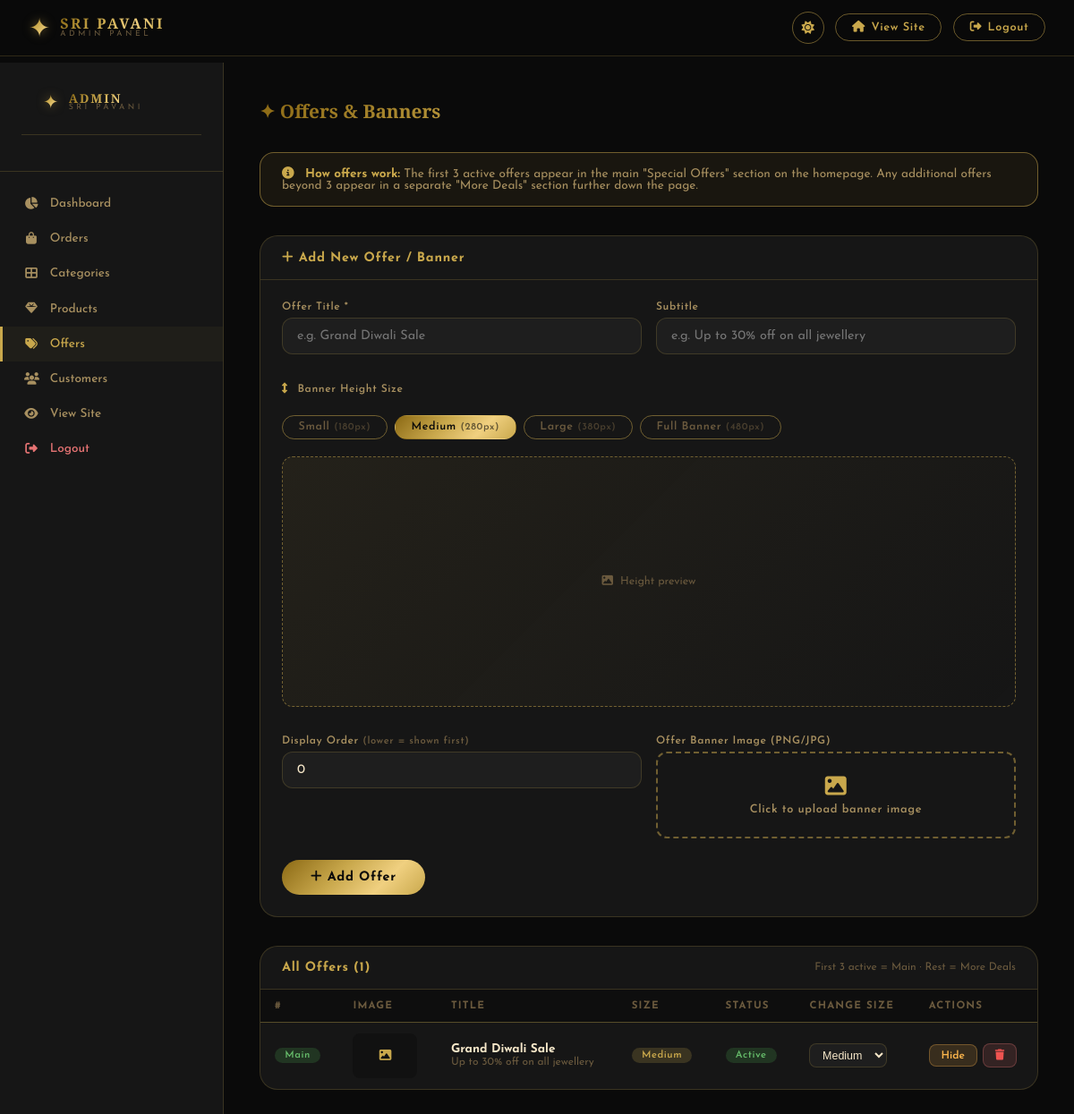
The page /admin/offers (signed in) on the database its author committed.
### app.py (models this page shows)
class Offer(db.Model):
    id          = db.Column(db.Integer, primary_key=True)
    title       = db.Column(db.String(200))
    subtitle    = db.Column(db.String(200))
    image       = db.Column(db.String(200))
    height_size = db.Column(db.String(20), default='medium')
    is_active   = db.Column(db.Boolean, default=True)
    sort_order  = db.Column(db.Integer, default=0)
    created_at  = db.Column(db.DateTime, default=datetime.utcnow)

### app.py (the view, shortened to what this page needs)
@app.route('/admin/offers', methods=['GET', 'POST'])
@login_required
@admin_required
def admin_offers():
    offers = Offer.query.order_by(Offer.sort_order, Offer.created_at).all()
    return render_template('admin/offers.html', offers=offers, height_map=OFFER_HEIGHT_MAP)

### app.py (called while the page is built)
@login_manager.user_loader
def load_user(user_id):
    return User.query.get(int(user_id))

def admin_required(f):
    from functools import wraps
    @wraps(f)
    def decorated(*args, **kwargs):
        if not current_user.is_authenticated or not current_user.is_admin:
            flash('Admin access required', 'error')
            return redirect(url_for('login'))
        return f(*args, **kwargs)
    return decorated

### templates/admin/offers.html (shortened to what this page needs)
{% extends "admin/base_admin.html" %}
{% block content %}
<h1 class="admin-page-title">✦ Offers & Banners</h1>
<div style="background:rgba(201,168,76,0.08);border:1px solid var(--border-gold);border-radius:16px;padding:1rem 1.5rem;margin-bottom:2rem;font-size:.85rem;color:var(--text-secondary)">
  <i class="fas fa-info-circle" style="color:var(--gold);margin-right:.5rem"></i>
  <strong style="color:var(--gold)">How offers work:</strong> The first 3 active offers appear in the main "Special Offers" section on the homepage. Any additional offers beyond 3 appear in a separate "More Deals" section further down the page.
</div>
<div class="admin-card">
  <div class="admin-card-header"><h3><i class="fas fa-plus"></i> Add New Offer / Banner</h3></div>
  <div class="admin-card-body">
    <form method="POST" enctype="multipart/form-data">
      <div class="admin-form-grid">
        <div class="form-group">
          <label>Offer Title *</label>
          <input type="text" name="title" placeholder="e.g. Grand Diwali Sale" required/>
        </div>
        <div class="form-group">
          <label>Subtitle</label>
          <input type="text" name="subtitle" placeholder="e.g. Up to 30% off on all jewellery"/>
        </div>
        <div class="form-group full-width">
          <label style="margin-bottom:.6rem;display:block">
            <i class="fas fa-arrows-alt-v" style="color:var(--gold);margin-right:.4rem"></i>
            Banner Height Size
          </label>
          <div class="size-selector-group">
            <label for="sz_small">Small <span style="opacity:.6;font-size:.68rem">(180px)</span></label>
            <label for="sz_medium">Medium <span style="opacity:.6;font-size:.68rem">(280px)</span></label>
            <label for="sz_large">Large <span style="opacity:.6;font-size:.68rem">(380px)</span></label>
            <label for="sz_banner">Full Banner <span style="opacity:.6;font-size:.68rem">(480px)</span></label>
          </div>
          <div class="offer-preview-bar" id="sizePreviewBar" style="height:280px;margin-top:.8rem">
            <span><i class="fas fa-image" style="margin-right:.5rem"></i>Height preview</span>
          </div>
        </div>
        <div class="form-group">
          <label>Display Order <span style="color:var(--text-muted);font-size:.7rem">(lower = shown first)</span></label>
          <input type="number" name="sort_order" value="0" min="0"/>
        </div>
        <div class="form-group">
          <label>Offer Banner Image (PNG/JPG)</label>
          <label class="file-upload-area" for="offer-img">
            <i class="fas fa-image"></i>
            <p>Click to upload banner image</p>
          </label>
        </div>
      </div>
      <button type="submit" class="btn-gold" style="padding:.7rem 2rem;margin-top:.5rem">
        <i class="fas fa-plus"></i> Add Offer
      </button>
    </form>
  </div>
</div>
<div class="admin-card">
  <div class="admin-card-header">
    <h3>All Offers ({{ offers|length }})</h3>
    <span style="color:var(--text-muted);font-size:.75rem">First 3 active = Main · Rest = More Deals</span>
  </div>
  {% if offers %}
  <div class="resp-table-wrap">
    <table class="admin-table">
      <thead>
        <tr><th>#</th><th>Image</th><th>Title</th><th>Size</th><th>Status</th><th>Change Size</th><th>Actions</th></tr>
      </thead>
      <tbody>
        {% for offer in offers %}
        <tr>
          <td style="color:var(--text-muted);font-size:.8rem">
            {% if offer.is_active %}
              {% if loop.index <= 3 %}
                <span class="tag tag-active" title="Main section">Main</span>
              {% else %}
                <span class="tag" style="background:rgba(255,183,77,.2);color:#ffb74d">Extra</span>
              {% endif %}
            {% endif %}
          </td>
          <td>
            <div class="product-thumb" style="width:72px;height:50px;border-radius:8px">
              {% if offer.image %}<img src="{{ url_for('static', filename=offer.image) }}" alt="{{ offer.title }}"/>
              {% else %}<i class="fas fa-image"></i>{% endif %}
            </div>
          </td>
          <td>
            <strong>{{ offer.title }}</strong>
            {% if offer.subtitle %}<div style="font-size:.75rem;color:var(--text-muted);margin-top:2px">{{ offer.subtitle }}</div>{% endif %}
          </td>
          <td><span class="tag tag-gold">{{ offer.height_size|capitalize }}</span></td>
          <td>
            <span class="tag {{ 'tag-active' if offer.is_active else 'tag-inactive' }}">
              {{ 'Active' if offer.is_active else 'Hidden' }}
            </span>
          </td>
          <td>
            <form method="POST" style="display:inline-flex;align-items:center;gap:.4rem">
              <select name="height_size" onchange="this.form.submit()"
                style="padding:.3rem .6rem;border-radius:8px;background:var(--input-bg);border:1px solid var(--border);color:var(--text-primary);font-size:.78rem">
                <option value="medium" {{ 'selected' if offer.height_size=='medium' }}>Medium</option>
              </select>
            </form>
          </td>
          <td>
            <div class="action-btns">
              <form method="POST" style="display:inline">
                <button type="submit" class="btn-sm btn-warning">{{ 'Hide' if offer.is_active else 'Show' }}</button>
              </form>
              <form method="POST" style="display:inline" onsubmit="return confirm('Delete this offer?')">
                <button type="submit" class="btn-sm btn-danger"><i class="fas fa-trash"></i></button>
              </form>
            </div>
          </td>
        </tr>
        {% endfor %}
      </tbody>
    </table>
  </div>
  {% else %}
  <div style="text-align:center;padding:3rem;color:var(--text-muted)">
    <i class="fas fa-tags" style="font-size:2.5rem;color:var(--gold);opacity:.3;display:block;margin-bottom:1rem"></i>
    <p>No offers added yet. Create your first offer above!</p>
  </div>
  {% endif %}
</div>
{% endblock %}

### rows shown on the page
Offer: shows "Main", title "Grand Diwali Sale", subtitle "Up to 30% off on all jewellery", height_size "Medium", is_active "Active", is_active "Hide"

### other values the page prints
{{ offers|length }} "1"
